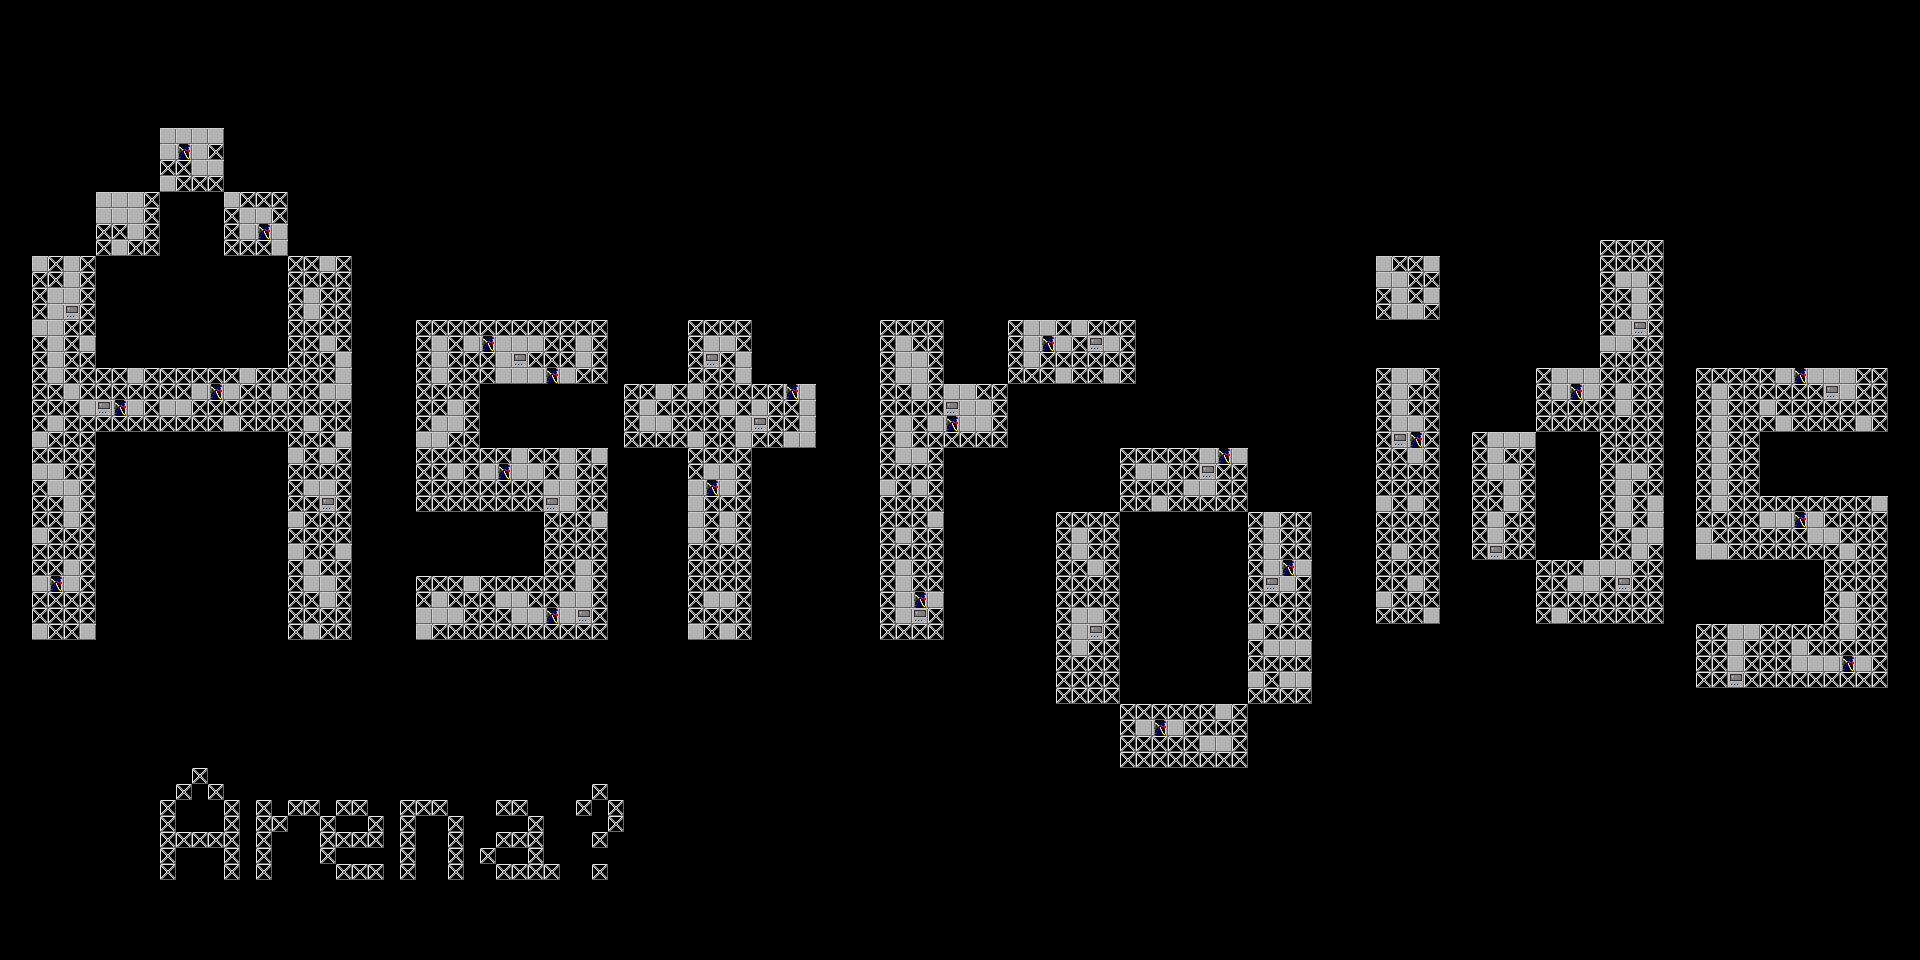

A 2D game scene composited from a Tiled map and its tileset images. What follows is a short description and the map's XML, with each tile layer's data collapsed to a summary:
An orthogonal 120x60 tile map with 16x16 px tiles, 1 tile layer (Tile Layer 1).

<map version="1.0" orientation="orthogonal" renderorder="right-down" width="120" height="60" tilewidth="16" tileheight="16" nextobjectid="88">
 <tileset firstgid="1" name="structure" tilewidth="16" tileheight="16" tilecount="6" columns="3">
  <image source="structure.png" width="48" height="32" />
 </tileset>
 <layer name="Tile Layer 1" width="120" height="60">
  <data>[7200 cells, 1345 non-empty, 4 distinct tile ids]</data>
 </layer>
</map>